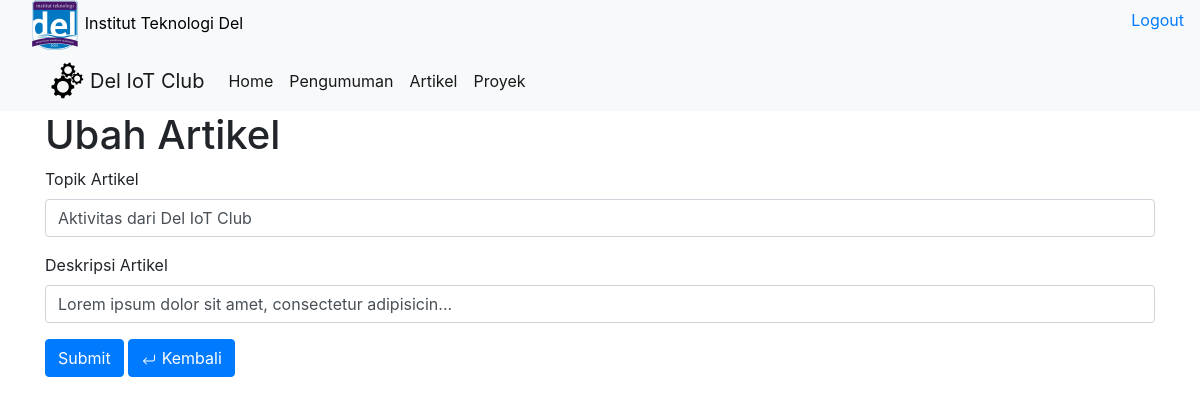
The page /admin/ubahartikel.php?id_artikel=112 on the database its author committed.
### tables this page shows
CREATE TABLE `artikel` (
  `id_artikel` int(11) NOT NULL,
  `tanggal_artikel` date NOT NULL,
  `topik` varchar(100) NOT NULL,
  `deskripsiArtikel` text NOT NULL
);

### admin/ubahartikel.php (the view, shortened to what this page needs)
<?php
  require_once('functionadmin.php');
  include_once('header.php');
  $id_artikel = $_GET['id_artikel'];
  $data = query("SELECT * from artikel WHERE id_artikel=$id_artikel")[0];
?>
<div class="container">
  <h1>Ubah Artikel</h1>
  <form class="" action="" method="post">
    <div class="form-group">
      <label class="label-control" for="topik">Topik Artikel  </label>
      <ul class="list-group">
        <li class="list-group">
          <input class="form-control" type="text" name="topik" id="topik" required="required" value="<?php echo $data['topik']; ?>">
        </li>
      </ul>
    </div>
    <div class="form-group">
      <label class="label-control" for="deskripsiArtikel">Deskripsi Artikel  </label>
      <ul class="list-group">
        <li class="list-group">
          <input class="form-control" type="text" name="deskripsiArtikel" id="deskripsiArtikel" required="required" value="<?php echo $data['deskripsiArtikel']; ?>">
        </li>
      </ul>
    </div>
    <button class="btn btn-primary mb-3" type="submit" name="submit">Submit</button>
    <a href="artikel.php">
      <button type="button" class="btn btn-primary mb-3">
        Kembali
      </button>
    </a>
  </form>
</div>

### rows shown on the page
artikel: topik "Aktivitas dari Del IoT Club", deskripsiArtikel "Lorem ipsum dolor sit amet, consectetur adipisicin..."
